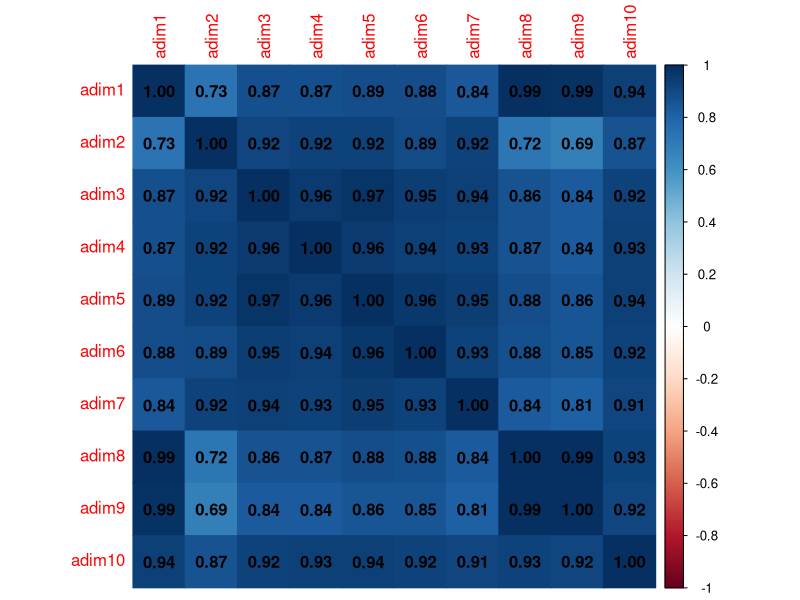

Here is the R script that generated this plot:
## ---- chunk 1
knitr::opts_chunk$set(echo = TRUE)
## ---- chunk 2
library(tidyverse)
library(corrplot)
emote = read_csv('EMOTE_raw.csv')


pos = emote %>%
    dplyr::filter(adjective == 1, adim1 != -99) %>%
    dplyr::arrange(adim1) %>%
    top_n(250, adim1) %>%
    dplyr::arrange(freq_TV) %>%
    top_n(150, freq_TV)


neg = emote %>%
    dplyr::filter(adjective == 1, adim9 != -99) %>%
    dplyr::arrange(adim9) %>%
    top_n(250, desc(adim9)) %>%
    dplyr::arrange(freq_TV) %>%
    top_n(150, freq_TV)


emote %>%
    dplyr::filter(adjective == 1) %>%
    dplyr::select(contains('adim')) %>%
    cor() %>%
    corrplot(addCoef.col = 'black', method = 'color')


# balance on arousal and valence
# make 100 random orders in files, pull one for each participant at random
# write in checks
